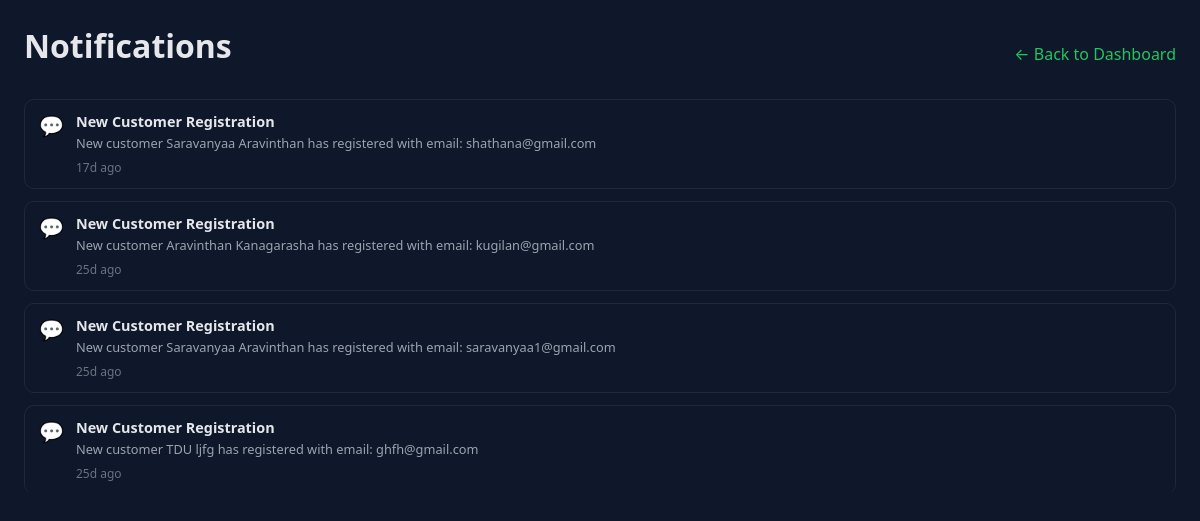
The page /notifications on the database its author committed.
### app.py (models this page shows)
    class Notification(db.Model):
        __tablename__ = 'notifications'
        id = db.Column(db.Integer, primary_key=True)
        type = db.Column(db.String(50), nullable=False)  # 'booking', 'shipment', 'message'
        title = db.Column(db.String(200), nullable=False)
        message = db.Column(db.Text, nullable=False)
        is_read = db.Column(db.Boolean, default=False)
        created_at = db.Column(db.DateTime, default=datetime.datetime.utcnow)
        related_id = db.Column(db.Integer, nullable=True)  # ID of related shipment/booking

### app.py (the view)
    @app.route('/notifications')
    def notifications_page():
        notifications = get_all_notifications(limit=None)
        return render_template('notifications.html', notifications=notifications)

### templates/notifications.html (shortened to what this page needs)
<!DOCTYPE html>
<html lang="en">
<head>
    <link rel="stylesheet" href="{{ url_for('static', filename='css/styles.css') }}" />
</head>
<body class="dashboard-body">
    <div class="notifications-page">
        <div class="notifications-header">
            <h1>Notifications</h1>
            <a class="back-link" href="{{ url_for('dashboard') }}">← Back to Dashboard</a>
        </div>
        {% if notifications and notifications|length > 0 %}
        <div class="notifications-list">
            {% for n in notifications %}
            <div class="notification-item {{ '' if n.is_read else 'unread' }}">
                <div class="notification-type">
                    {% if n.type == 'booking' %}📦{% elif n.type == 'shipment' %}🚚{% else %}💬{% endif %}
                </div>
                <div class="notification-content">
                    <div class="notification-title">{{ n.title }}</div>
                    <div class="notification-message">{{ n.message }}</div>
                    <div class="notification-meta">
                        <span class="js-time" title="" data-iso="{{ (n.created_at.replace(microsecond=0)).isoformat() }}Z">{{ n.created_at.strftime('%d %b %Y, %I:%M %p') }}</span>
                    </div>
                </div>
            </div>
            {% endfor %}
        </div>
        {% else %}
            <div class="no-items">No notifications</div>
        {% endif %}
    </div>
</body>
</html>

### static/css/styles.css (style rules this page uses)
:root { --bg: #0f172a; --panel: #111827; --text: #e5e7eb; --muted: #9ca3af; --accent: #22c55e; --danger: #ef4444; --border: #1f2937; --link: #93c5fd; --link-hover: #bfdbfe; --nav-text: #0b1220; --nav-bg: #ffffff; --topbar-bg: #0b0f1e; --shadow: 0 6px 20px rgba(0,0,0,0.3); }
* { box-sizing: border-box; }
body { margin: 0; font-family: system-ui, -apple-system, Segoe UI, Roboto, Helvetica, Arial, sans-serif; background: var(--bg); color: var(--text); }
* { -webkit-tap-highlight-color: transparent; }
html, body { height: 100%; max-width: 100%; overflow-x: hidden; }
a { color: var(--link); }
body { padding-top: 90px; }
h1, h2 { margin: 0 0 16px; }
:root { --primary: #ef4444; --primary-dark: #dc2626; }
.notification-item { display: flex; gap: 10px; padding: 12px 14px; border-bottom: 1px solid #111827; cursor: pointer; }
.notification-item:last-child { border-bottom: none; }
.notification-title { color: #e5e7eb; font-weight: 700; }
.notification-message { color: #9ca3af; font-size: 13px; }
.dashboard-body { margin: 0; padding: 0; font-family: system-ui, -apple-system, Segoe UI, Roboto, Helvetica, Arial, sans-serif; background: var(--bg); color: var(--text); height: 100vh; overflow: hidden; }
.notification-item { padding: 15px 20px; border-bottom: 1px solid var(--border); cursor: pointer; transition: all 0.3s ease; display: flex; align-items: flex-start; gap: 12px; }
.notification-content { flex: 1; }
.notification-title { font-weight: 600; color: var(--text); margin-bottom: 4px; font-size: 0.9rem; }
.notification-message { color: var(--muted); font-size: 0.8rem; line-height: 1.4; margin-bottom: 4px; }

### templates/notifications.html (style rules this page uses)
.notifications-page { padding: 24px; }
.notifications-header { display:flex; align-items:center; justify-content:space-between; margin-bottom: 16px; }
.notifications-list { display:flex; flex-direction:column; gap:12px; }
.notification-item { background:#0f172a; border:1px solid #1f2937; border-radius:10px; padding:12px 14px; display:flex; gap:12px; align-items:flex-start; }
.notification-type { font-size:20px; }
.notification-content { flex:1; }
.notification-title { font-weight:600; color:#e5e7eb; }
.notification-message { color:#9ca3af; margin-top:4px; }
.notification-meta { color:#6b7280; font-size:12px; margin-top:6px; }
.back-link { color:#22c55e; text-decoration:none; }

### rows shown on the page
Notification: title "New Customer Registration", message "New customer Saravanyaa Aravinthan has registered with email: shathana@gmail.com"
Notification: title "New Customer Registration", message "New customer Aravinthan Kanagarasha has registered with email: kugilan@gmail.com"
Notification: title "New Customer Registration", message "New customer Saravanyaa Aravinthan has registered with email: saravanyaa1@gmail.com"
Notification: title "New Customer Registration", message "New customer TDU ljfg has registered with email: ghfh@gmail.com"
